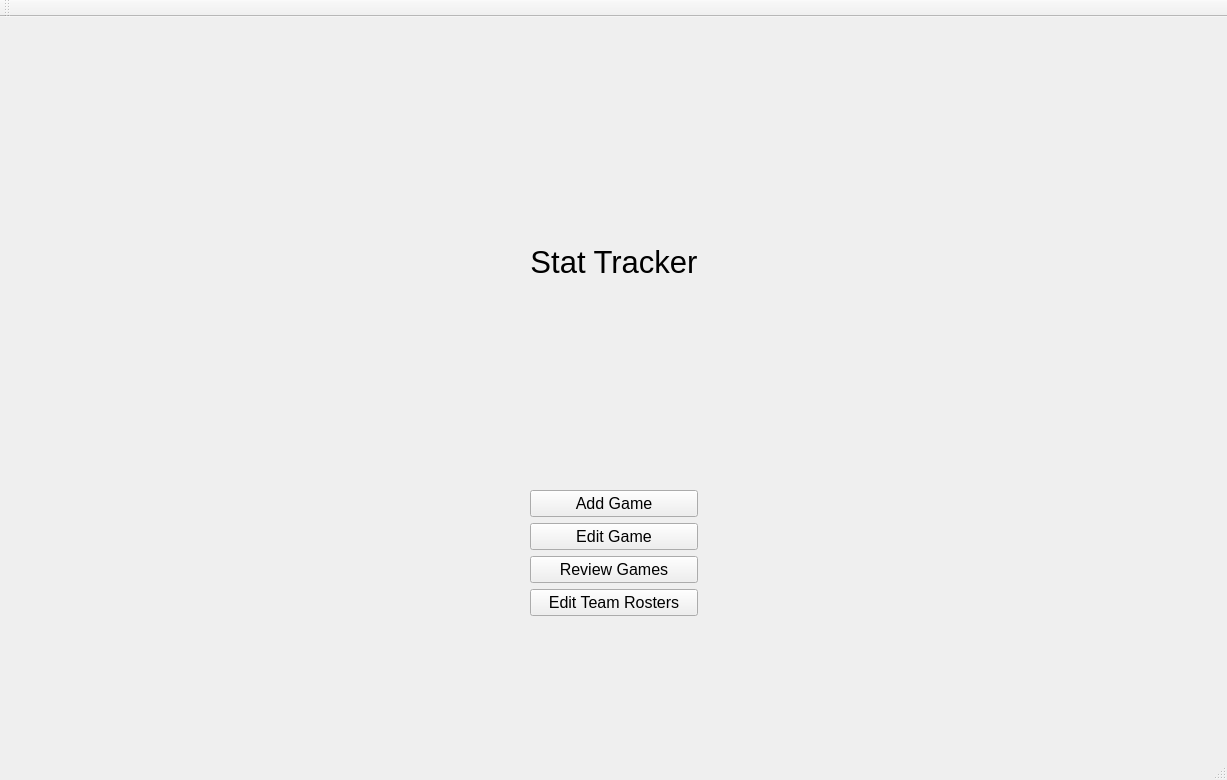
<?xml version="1.0" encoding="UTF-8"?>
<ui version="4.0">
 <class>MainWindow</class>
 <widget class="QMainWindow" name="MainWindow">
  <property name="geometry">
   <rect>
    <x>0</x>
    <y>0</y>
    <width>1227</width>
    <height>780</height>
   </rect>
  </property>
  <property name="windowTitle">
   <string>MainWindow</string>
  </property>
  <widget class="QWidget" name="centralWidget">
   <layout class="QGridLayout" name="gridLayout">
    <item row="2" column="1">
     <widget class="QStackedWidget" name="stackedWidget">
      <property name="currentIndex">
       <number>1</number>
      </property>
      <widget class="QWidget" name="page"/>
      <widget class="QWidget" name="page_2">
       <layout class="QGridLayout" name="gridLayout_2">
        <item row="8" column="1">
         <spacer name="verticalSpacer_2">
          <property name="orientation">
           <enum>Qt::Vertical</enum>
          </property>
          <property name="sizeType">
           <enum>QSizePolicy::Preferred</enum>
          </property>
          <property name="sizeHint" stdset="0">
           <size>
            <width>20</width>
            <height>120</height>
           </size>
          </property>
         </spacer>
        </item>
        <item row="2" column="1">
         <widget class="QLabel" name="label">
          <property name="font">
           <font>
            <pointsize>23</pointsize>
           </font>
          </property>
          <property name="layoutDirection">
           <enum>Qt::LeftToRight</enum>
          </property>
          <property name="text">
           <string>Stat Tracker</string>
          </property>
          <property name="alignment">
           <set>Qt::AlignCenter</set>
          </property>
         </widget>
        </item>
        <item row="6" column="1">
         <widget class="QPushButton" name="pushButton_3">
          <property name="font">
           <font>
            <pointsize>12</pointsize>
           </font>
          </property>
          <property name="text">
           <string>Review Games</string>
          </property>
         </widget>
        </item>
        <item row="7" column="1">
         <widget class="QPushButton" name="pushButton_4">
          <property name="font">
           <font>
            <pointsize>12</pointsize>
           </font>
          </property>
          <property name="text">
           <string>Edit Team Rosters</string>
          </property>
         </widget>
        </item>
        <item row="4" column="1">
         <widget class="QPushButton" name="pushButton">
          <property name="sizePolicy">
           <sizepolicy hsizetype="Minimum" vsizetype="Fixed">
            <horstretch>0</horstretch>
            <verstretch>0</verstretch>
           </sizepolicy>
          </property>
          <property name="minimumSize">
           <size>
            <width>100</width>
            <height>0</height>
           </size>
          </property>
          <property name="font">
           <font>
            <pointsize>12</pointsize>
           </font>
          </property>
          <property name="text">
           <string>Add Game</string>
          </property>
         </widget>
        </item>
        <item row="3" column="1">
         <spacer name="verticalSpacer">
          <property name="orientation">
           <enum>Qt::Vertical</enum>
          </property>
          <property name="sizeHint" stdset="0">
           <size>
            <width>20</width>
            <height>40</height>
           </size>
          </property>
         </spacer>
        </item>
        <item row="0" column="1">
         <spacer name="verticalSpacer_3">
          <property name="orientation">
           <enum>Qt::Vertical</enum>
          </property>
          <property name="sizeHint" stdset="0">
           <size>
            <width>20</width>
            <height>40</height>
           </size>
          </property>
         </spacer>
        </item>
        <item row="5" column="1">
         <widget class="QPushButton" name="pushButton_2">
          <property name="font">
           <font>
            <pointsize>12</pointsize>
           </font>
          </property>
          <property name="text">
           <string>Edit Game</string>
          </property>
         </widget>
        </item>
        <item row="4" column="2" rowspan="4">
         <spacer name="horizontalSpacer_2">
          <property name="orientation">
           <enum>Qt::Horizontal</enum>
          </property>
          <property name="sizeHint" stdset="0">
           <size>
            <width>40</width>
            <height>20</height>
           </size>
          </property>
         </spacer>
        </item>
        <item row="4" column="0" rowspan="4">
         <spacer name="horizontalSpacer">
          <property name="orientation">
           <enum>Qt::Horizontal</enum>
          </property>
          <property name="sizeHint" stdset="0">
           <size>
            <width>40</width>
            <height>20</height>
           </size>
          </property>
         </spacer>
        </item>
       </layout>
      </widget>
     </widget>
    </item>
   </layout>
  </widget>
  <widget class="QMenuBar" name="menuBar">
   <property name="geometry">
    <rect>
     <x>0</x>
     <y>0</y>
     <width>1227</width>
     <height>21</height>
    </rect>
   </property>
  </widget>
  <widget class="QToolBar" name="mainToolBar">
   <attribute name="toolBarArea">
    <enum>TopToolBarArea</enum>
   </attribute>
   <attribute name="toolBarBreak">
    <bool>false</bool>
   </attribute>
  </widget>
  <widget class="QStatusBar" name="statusBar"/>
 </widget>
 <layoutdefault spacing="6" margin="11"/>
 <resources/>
 <connections/>
</ui>
